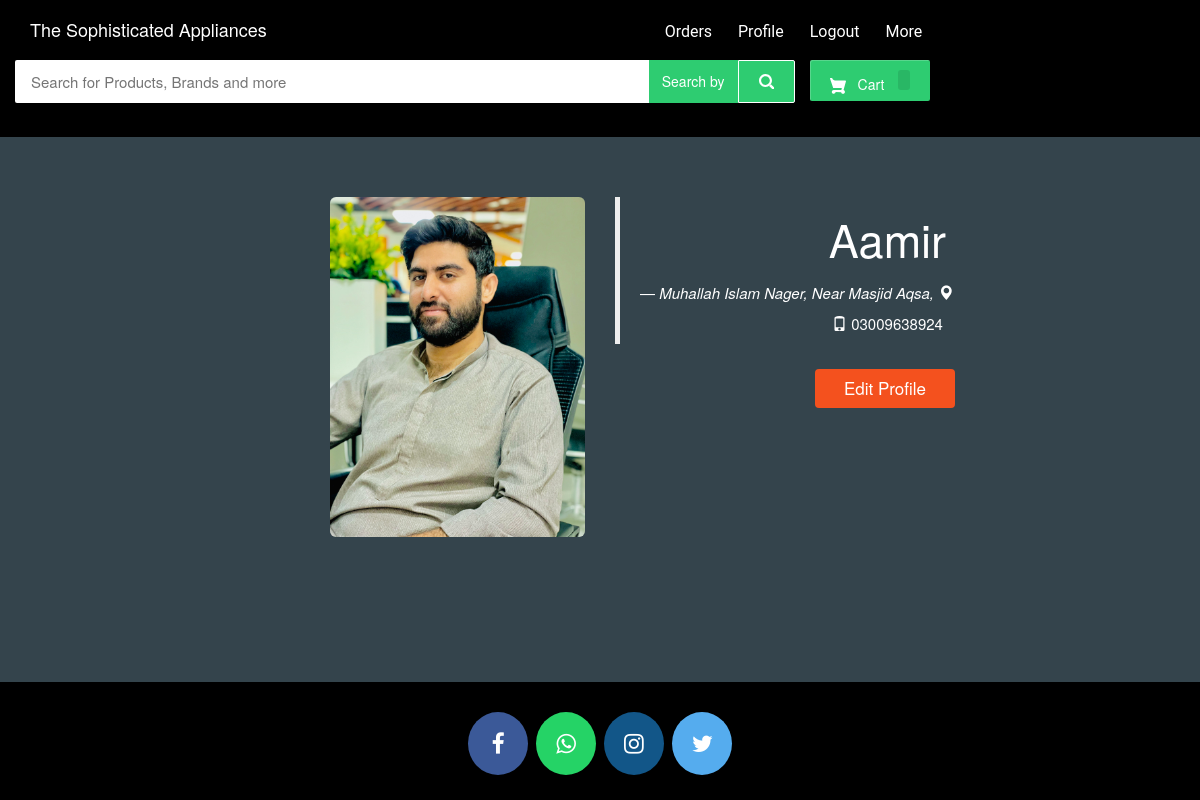
Screenshot of /my-profile (signed in) with the database file from the repository.
### ecom/models.py (models this page shows, shortened)
class Customer(models.Model):
    user = models.OneToOneField(User, on_delete=models.CASCADE)
    profile_pic = models.ImageField(upload_to='profile_pic/CustomerProfilePic/', null=True, blank=True)
    address = models.CharField(max_length=40)
    mobile = models.CharField(max_length=20, null=False)

### ecom/views.py (the view)
# urls.py: path('my-profile', views.my_profile_view, name='my-profile'),
@login_required(login_url='customer_login')
@user_passes_test(is_customer)
def my_profile_view(request):
    customer = Customer.objects.get(user_id=request.user.id)
    brand = Brand.objects.all()
    category = Category.objects.all()
    return render(request, 'ecom/my_profile.html', {'customer': customer, 'category': category, 'brand': brand})

### ecom/views.py (called while the page is built)
def is_customer(user):
    return user.groups.filter(name='CUSTOMER').exists()

### templates/ecom/my_profile.html (shortened to what this page needs)
{% extends 'ecom/customer_base.html' %}
{% load static %}
{% block content %}
    <div style="min-height: calc(100vh - 255px);">
<div style="padding-left:300px;padding-top: 60px;" class="container">
        <div class="col-sm-4 col-md-4">
            <img src="{% static customer.profile_pic.url %}"   alt="profile pic" class="img-rounded img-responsive" />
        </div>
        <div class="col-sm-8 col-md-8">
            <blockquote>
                <p style="font-size: 45px;color: white">{{request.user}}</p> <small style="font-size: 15px;color: white"><cite title="Source Title">{{customer.address}}  <i class="glyphicon glyphicon-map-marker"></i></cite></small>
               <p style="font-size: 15px;color: white;padding-top: 10px"> <i class="glyphicon glyphicon-phone"></i> {{customer.mobile}}
            </p>
            </blockquote>
            <div style="text-align: center;">
  <a href="/edit-profile"><button class="button" ><span>Edit Profile </span></button></a>
</div>
        </div>
</div>
    </div>
{% endblock content %}

### templates/ecom/my_profile.html (style rules this page uses)
body { background-color:#8c9eff; }
.button { display: inline-block; border-radius: 4px; background-color: #f4511e; border: none; color: #FFFFFF; text-align: center; font-size: 17px; padding: 7px; width: 140px; transition: all 0.5s; cursor: pointer; margin: 5px; }
.button span { cursor: pointer; display: inline-block; position: relative; transition: 0.5s; }
.button span:after { content: '\00bb'; position: absolute; opacity: 0; top: 0; right: -20px; transition: 0.5s; }

### rows the page displays
Customer: profile_pic (picture), address "Muhallah Islam Nager, Near Masjid Aqsa,", mobile "03009638924"

### other values shown
{{ request.user }} "Aamir"
